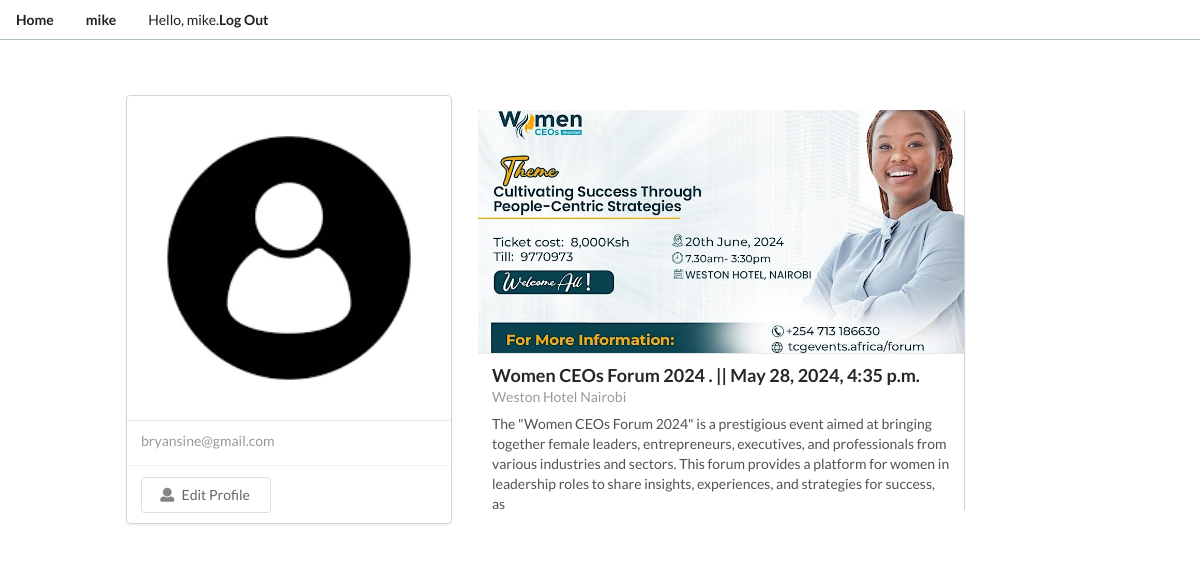
Page /profiles/ (signed in) on the earlier database version.
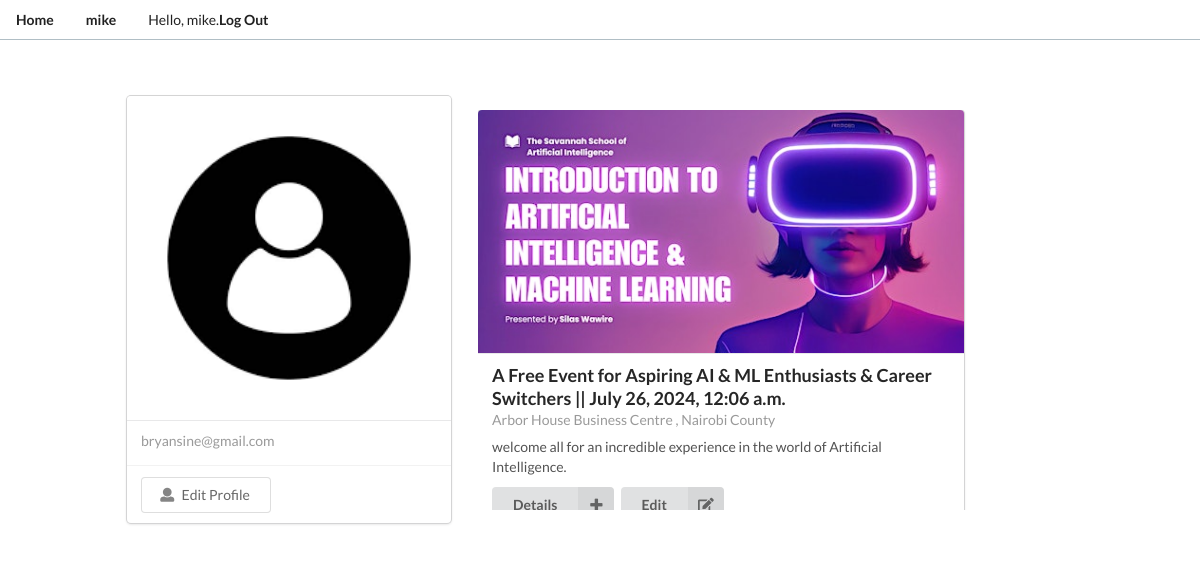
Same page on the later database version.
### events/models.py (models this page shows, shortened)
class Event(models.Model):
    organizer   = models.ForeignKey(Profile, related_name='organizer', on_delete=models.CASCADE)
    attendees   = models.ManyToManyField(Profile, blank=True, default=None, related_name='attendees')
    title       = models.CharField(max_length=100)
    description = models.CharField(max_length=300)
    poster      = models.ImageField(upload_to='EventPoster/', blank=True)
    venue       = models.CharField(max_length=100)
    size        = models.PositiveIntegerField()
    price       = models.PositiveIntegerField()
    date        = models.DateTimeField()
    ksh         = models.PositiveIntegerField(blank=True)
    updated     = models.TimeField(auto_now=True)
    created     = models.DateTimeField(auto_now_add=True)
    class Meta:
        ordering = ('-created',)

### profiles/views.py (the view)
# urls.py: path('', profileView, name='profile'),
@login_required
def profileView(request): # profile view
    profile       = Profile.objects.get(user=request.user) #logged in profile
    profileEvents = Event.objects.filter(organizer=profile)
    template      = loader.get_template('profiles/profile.html')
    context  = {
        'profile'       : profile,
        'profileEvents' : profileEvents,
    }
    return HttpResponse(template.render(context, request))

### profiles/models.py (called while the page is built)
    def __str__(self):
        return f"{self.user.username}"

### profiles/templates/profiles/profile.html (shortened to what this page needs)
<head>
    {% extends 'base.html' %}
    {% load static %}
{% block content %}
{% include 'events/navigationBar.html' %}
<div class="ui link cards" id="profileParentDiv">
    <div class="card" id="profileCard">
        <div class="image">
            <img src={{profile.profilePicture.url}}> {% comment %} profile picture {% endcomment %}
        </div>
        <div class="content">
            <div class="meta"><a>{{profile.email}}</a></div>
        </div>
        <div class="extra content">
            <button class="ui basic button" onclick="profileEdit()">
                <i class="icon user"></i>Edit Profile
            </button>
        </div>
    </div>
    <div id="profileEvents">
        {% for event in profileEvents %}
        <div class="ui card" id="profileEventsCard">
            <div class="image"><img src={{event.poster.url}}></div>
            <div class="content">
              <a class="header">{{event.title}} || {{event.date}}</a>
              <div class="meta"><span class="date">{{event.venue}}</span></div>
              <div class="description">{{event.description}}</div>
                <a class="item" href="{% url 'home:eventDetail' event.id %}">
                    <button class="ui right labeled icon button" id="eventDetailBtn">
                    <i class="add icon"></i>
                    Details
                    </button>
                </a>
                <a class="item" href="{% url 'home:eventEdit' event.id %}">
                    <button class="ui right labeled icon button" id="eventDetailBtn">
                        <i class="edit icon"></i>
                        Edit
                    </button>
                </a>
            </div>
          </div>
        {% endfor %}
    </div>
</div>
{% endblock content %}

Differences in the rows shown:
no longer on this page (row unchanged): Event: poster (picture), title "Women CEOs Forum 2024 .", date "May 28, 2024, 4:35 p.m.", venue "Weston Hotel Nairobi", description "The \"Women CEOs Forum 2024\" is a prestigious event aimed at bringing together female leaders, entrepreneurs, executives, and professionals from various industries and sectors. This forum provides a platform for women in leadership roles to share insights, experiences, and strategies for success, as"
added Event: poster (picture), title "A Free Event for Aspiring AI & ML Enthusiasts & Career Switchers", date "July 26, 2024, 12:06 a.m.", venue "Arbor House Business Centre , Nairobi County", description "welcome all for an incredible experience in the world of Artificial Intelligence."
